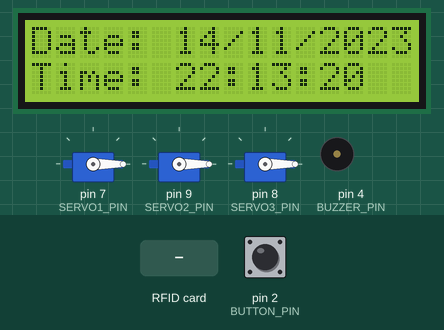
This sketch was run on a simulated Arduino Uno, built with avr-gcc and run on an emulated ATmega328P. On the bench: 16×2 character LCD, 3 × servo, buzzer (waves = sounding, pin HIGH). The test bench sets the inputs (shaded band); at power-on: pin 2 (BUTTON_PIN) HIGH. The local clock reads 2024-03-15 10:24:30 at power-on unless the sketch sets it; pins used as bus, display or sensor lines are not drawn; what the sketch prints to the serial monitor is not drawn.

Above: at 0.2 s.
At 1.3 s:
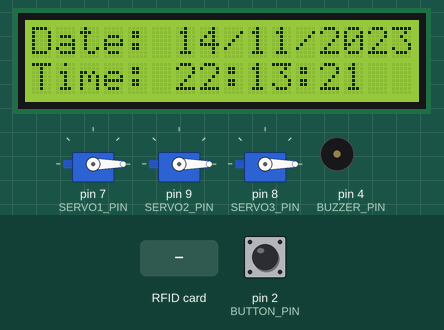
1.4 s: RFID card EA 6B 0D 80 held to the reader
At 3.6 s:
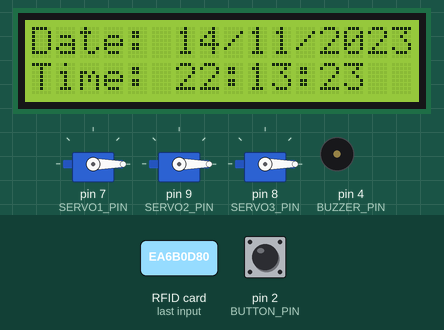
3.7 s: RFID card 5E 7A 19 C4 held to the reader
Timing chart, 0 to 6.7 s (numbered marks = the images above; inputs shaded):
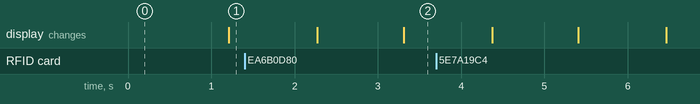

The sketch:

Medicine_Reminder_System.ino
```cpp
// Libraries
#include <LiquidCrystal_I2C.h>  // for LCD screen
#include <RTClib.h>             // for real-time clock module
#include <Servo.h>              // for servos
#include <SPI.h>                // for SPI serial communication - for RFID (SPI = Serial Peripheral Interface - for data transmission and collection, synchronization, communication)
#include <MFRC522.h>            // for RFID module

LiquidCrystal_I2C lcd(0x27, 16, 2);  // I2C address 0x27 (from DIYables LCD), 16 columns & 2 rows
RTC_DS3231 rtc;                      // declare an rtc object for the clock
Servo servo1;                        // create a servo object to control servo motor 1
Servo servo2;                        // create a servo object to control servo motor 2
Servo servo3;                        // create a servo object to control servo motor 3

const int BUTTON_PIN = 2;                                // Arduino pin connected to the button pin
const int BUZZER_PIN = 4;                                // Arduino pin connected to the buzzer pin
const int SERVO1_PIN = 7;                                // Arduino pin connected to the servo motor 1 pin
const int SERVO2_PIN = 9;                                // Arduino pin connected to the servo motor 2 pin
const int SERVO3_PIN = 8;                                // Arduino pin connected to the servo motor 3 pin
byte authorizedUID[4] = { 0xEA, 0x6B, 0x0D, 0x80 };      // authorized code for RFID (UID = Unique ID)

// Reset and ss (slave select) / cs (chip select) pins - specific to the SPI protocol
#define SS_PIN 10
#define RST_PIN 5
MFRC522 rfid(SS_PIN, RST_PIN);

bool alarmTriggered = false;  // Indicator to check if the alarm has been triggered (initially off)
bool alarmTriggered2 = false;
bool alarmTriggered3 = false;

int angle1 = 0;  // current angle of the servo motor
int angle2 = 0;
int angle3 = 0;
int buttonState;
bool authorized = false;

void setup() {
  Serial.begin(9600);

  // RFID MODULE CONFIGURATION
  SPI.begin();      // initialize SPI bus
  rfid.PCD_Init();  // initialize MFRC522

  // LCD SCREEN CONFIGURATION
  lcd.init();       // initialize the LCD screen
  lcd.backlight();  // turn on the LCD backlight

  // RTC MODULE CONFIGURATION
  if (!rtc.begin()) {
    Serial.println("Couldn't find RTC");
    Serial.flush();
    while (true)
      ;
  }

  // automatically set RTC to the date and time from the PC at the moment this sketch was compiled
  rtc.adjust(DateTime(F(__DATE__), F(__TIME__)));

  pinMode(BUTTON_PIN, INPUT_PULLUP);  // set the button pin to input pull-up mode
  pinMode(BUZZER_PIN, OUTPUT);        // set the buzzer pin to output mode

  servo1.attach(SERVO1_PIN);  // attach servo 1 to pin 9 on servo1 object (signal pin)
  servo1.write(angle1);
  servo2.attach(SERVO2_PIN);  // attach servo 2 to pin 8 on servo2 object
  servo2.write(angle2);
  servo3.attach(SERVO3_PIN);  // attach servo 3 to pin 7 on servo3 object
  servo3.write(angle3);
  buttonState = digitalRead(BUTTON_PIN);
}

void loop() {
  DateTime now = rtc.now();  // read information from the rtc module

  int year = now.year();
  int month = now.month();
  int day = now.day();
  int hour = now.hour();
  int minute = now.minute();
  int second = now.second();

  // display the read data on the LCD screen
  lcd.clear();

  if (alarmTriggered || alarmTriggered2 || alarmTriggered3)  // message corresponding to pill times
  {
    lcd.setCursor(0, 0);  // start writing on the first row
    lcd.print("Take the pill from");
  } else {
    lcd.setCursor(0, 0);  // start writing on the first row
    lcd.print("Date: ");
    lcd.print(day);
    lcd.print("/");
    lcd.print(month);
    lcd.print("/");
    lcd.print(year);
  }

  lcd.setCursor(0, 1);  // start writing on the second row
  lcd.print("Time: ");
  lcd.print(hour);
  lcd.print(":");
  lcd.print(minute);
  lcd.print(":");
  lcd.print(second);

  buttonState = digitalRead(BUTTON_PIN);  // read the new state of the button

  // RFID CODE
  if (rfid.PICC_IsNewCardPresent()) {  // a new tag is available
    if (rfid.PICC_ReadCardSerial()) {  // NUID has been read
      MFRC522::PICC_Type piccType = rfid.PICC_GetType(rfid.uid.sak);

      if (rfid.uid.uidByte[0] == authorizedUID[0] && rfid.uid.uidByte[1] == authorizedUID[1] && rfid.uid.uidByte[2] == authorizedUID[2] && rfid.uid.uidByte[3] == authorizedUID[3]) {
        Serial.println("Authorized Tag");
        authorized = true;
      } else {  // in case we have an unauthorized tag, display its UID on the serial monitor
        Serial.print("Unauthorized Tag with UID:");
        for (int i = 0; i < rfid.uid.size; i++) {
          Serial.print(rfid.uid.uidByte[i] < 0x10 ? " 0" : " ");
          Serial.print(rfid.uid.uidByte[i], HEX);
        }
        Serial.println();
      }

      rfid.PICC_HaltA();       // stop PICC
      rfid.PCD_StopCrypto1();  // stop encryption on PCD
    }
  }

  // ALARM 1 WITH SERVO1
  if (!alarmTriggered && hour == 12 && minute == 46 && second == 30) {  // if alarm 1 is not already activated and it's time 1 for pills, execute:
    digitalWrite(BUZZER_PIN, HIGH);                                      // turn on the buzzer
    tone(BUZZER_PIN, 260);
    alarmTriggered = true;  // set the indicator to true, indicating the alarm has been triggered
  }

  if (alarmTriggered && authorized == true) {  // if alarm 1 is triggered and the tag is authorized
    noTone(BUZZER_PIN);                        // stop the sound
    digitalWrite(BUZZER_PIN, LOW);             // turn off the buzzer
    alarmTriggered = false;                    // reset indicator 1

    // change the servo motor angle, opening the box
    if (angle1 == 0)
      angle1 = 90;
    servo1.write(angle1);  // set the servo to the new angle
  } else if (!alarmTriggered && buttonState == LOW)  // if the alarm was turned off and the button is pressed
  {
    if (angle1 == 90)  // if the box is open, then close it
      angle1 = 0;
    servo1.write(angle1);  // set the servo to the new angle
    authorized = false;
  }

  // ALARM 2 WITH SERVO2
  if (!alarmTriggered2 && hour == 12 && minute == 47 && second == 00) {  // if alarm 2 is not already activated and it's time 2 for pills, execute:
    digitalWrite(BUZZER_PIN, HIGH);                                      // turn on the buzzer
    tone(BUZZER_PIN, 260);
    alarmTriggered2 = true;  // set the indicator to true, indicating the alarm has been triggered
  }

  if (alarmTriggered2 && authorized == true) {  // if alarm 2 is triggered and the tag is authorized
    noTone(BUZZER_PIN);                         // stop the sound
    digitalWrite(BUZZER_PIN, LOW);              // turn off the buzzer
    alarmTriggered2 = false;                    // reset indicator 2

    // change the servo motor angle
    if (angle2 == 0)
      angle2 = 90;
    servo2.write(angle2);  // set the servo to the new angle
  } else if (!alarmTriggered2 && buttonState == LOW)  // if the alarm was turned off and the button is pressed
  {
    if (angle2 == 90)  // if the box is open, then close it
      angle2 = 0;
    servo2.write(angle2);
  }

  // ALARM 3 WITH SERVO3
  if (!alarmTriggered3 && hour == 12 && minute == 47 && second == 30) {  // if alarm 3 is not already activated and it's time 3 for pills, execute:
    digitalWrite(BUZZER_PIN, HIGH);                                      // turn on the buzzer
    tone(BUZZER_PIN, 260);
    alarmTriggered3 = true;  // set the indicator to true, indicating the alarm has been triggered
  }

  if (alarmTriggered3 && authorized == true) {  // if alarm 3 is triggered and the tag is authorized
    noTone(BUZZER_PIN);                         // stop the sound
    digitalWrite(BUZZER_PIN, LOW);              // turn off the buzzer
    alarmTriggered3 = false;                    // reset indicator 3

    // change the servo motor angle
    if (angle3 == 0)
      angle3 = 90;
    servo3.write(angle3);  // set the servo to the new angle
  } else if (!alarmTriggered3 && buttonState == LOW)  // if the alarm was turned off and the button is pressed
  {
    if (angle3 == 90)  // if the box is open, then close it
      angle3 = 0;
    servo3.write(angle3);
  }

  delay(1000);  // update once every second
}
```
